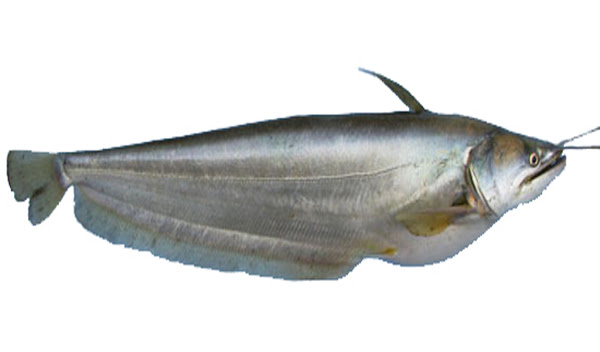
#> input picture dataset/test/Argulus/Boal Fish.jpg, 600 x 352 px, given as the content of the folder D:/research paper/dataset/train, which was not available
$ python 1_preprocess_images.py
#> lines starting #> are read from the running program, lines starting #| are printed output that depends on the picture
import os
import cv2

def preprocess_images(input_dir, output_dir, target_size=(256, 256)):
    """
    Resizes all images in the input directory and saves them to the output directory.
    """
#> called with input_dir = 'D:/research paper/dataset/train', target_size = (256, 256)
    os.makedirs(output_dir, exist_ok=True)

    for disease_folder in os.listdir(input_dir):
        disease_input_dir = os.path.join(input_dir, disease_folder)
        disease_output_dir = os.path.join(output_dir, disease_folder)

        if not os.path.exists(disease_input_dir):
            print(f"Skipping missing folder: {disease_input_dir}")
            continue

        os.makedirs(disease_output_dir, exist_ok=True)

        for filename in os.listdir(disease_input_dir):
            if filename.endswith((".jpg", ".png")):
                image_path = os.path.join(disease_input_dir, filename)
                image = cv2.imread(image_path, cv2.IMREAD_GRAYSCALE)
#> image: shape (352, 600); min 3, max 255, mean 214.3

                if image is None:
                    print(f"Error reading {image_path}. Skipping...")
                    continue

                resized_image = cv2.resize(image, target_size)
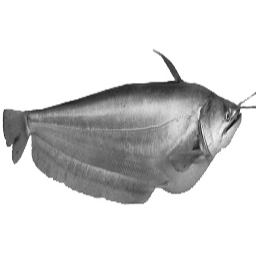
#> resized_image: shape (256, 256); min 18, max 255, mean 214.3
                normalized_image = resized_image / 255.0  # Normalize to [0, 1]

                output_path = os.path.join(disease_output_dir, filename)
                cv2.imwrite(output_path, (normalized_image * 255).astype("uint8"))
#> pass 2 of the loop in preprocess_images, `for disease_folder in os.listdir(input_dir):`:
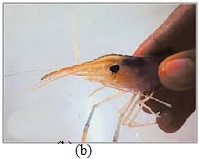
#> input picture dataset/test/Broken antennae and rostrum/Broken antennae and rostrum  (1).jpg, 199 x 159 px, found by its file name
#> in preprocess_images (call 2), `image = cv2.imread(image_path, cv2.IMREAD_GRAYSCALE)`:
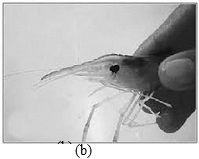
#> image: shape (159, 199); min 0, max 255, mean 182
#> in preprocess_images (call 2), `resized_image = cv2.resize(image, target_size)`:
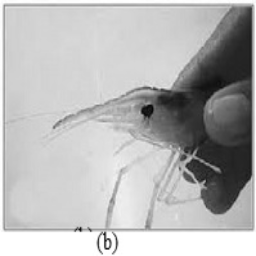
#> resized_image: shape (256, 256); min 5, max 255, mean 181.9

# Define paths
base_input_dir = "D:/research paper/dataset"
base_output_dir = "D:/research paper/results/preprocessed"

# Preprocess train and test data
preprocess_images(os.path.join(base_input_dir, "train"), os.path.join(base_output_dir, "train"))
preprocess_images(os.path.join(base_input_dir, "test"), os.path.join(base_output_dir, "test"))
